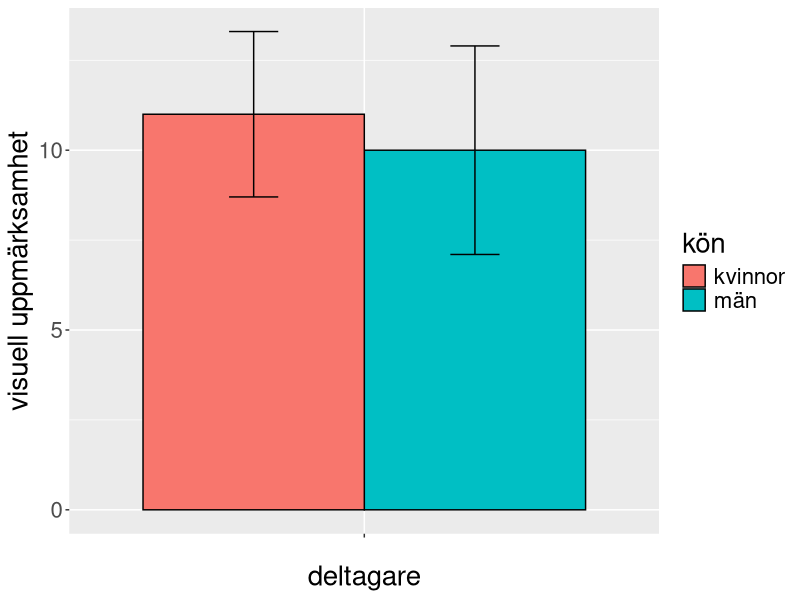
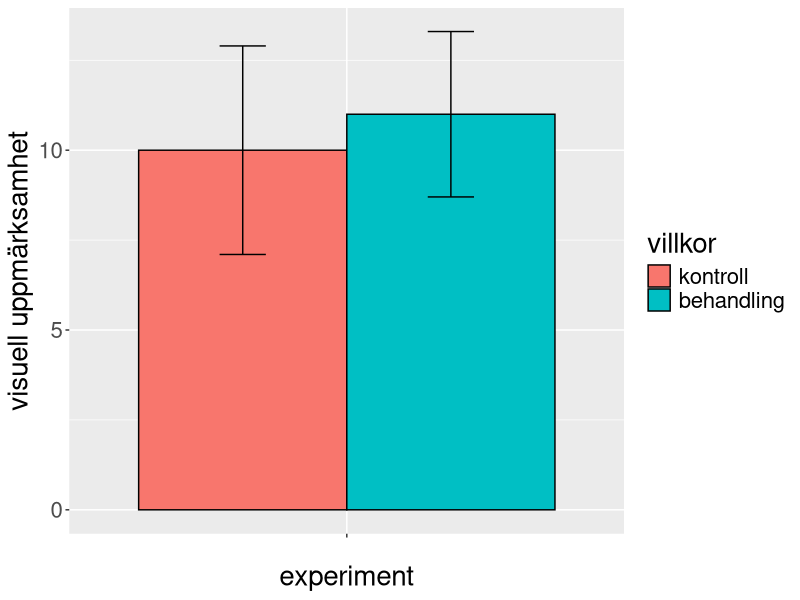

Reproduce these figures in R, in order.
## ---- chunk 1
knitr::kable(read.table("../csv/tab-02-08-1-1-01.csv", header=T, sep='\t', quot='"', stringsAsFactors=F, comment.char=""), format="pipe", digits=3, caption='Beskrivande resultat eller deskriptiv statistik.', booktabs=TRUE)
## ---- chunk 2
library(ggplot2)
bp2 = read.table("../csv/fig-02-08-1-1-01.csv", header=T, sep='\t', quot='"', stringsAsFactors=F, comment.char="")
gp <- ggplot(bp2, aes(x="deltagare", y=medelvärde, fill=kön)) + 
geom_bar(stat="identity", color="black", position=position_dodge()) +
geom_errorbar(aes(ymin=medelvärde-standardavvikelse, ymax=medelvärde+standardavvikelse), width=.2,
position=position_dodge(.9)) +
scale_y_continuous(name="visuell uppmärksamhet") +
scale_x_discrete(name="deltagare", labels="") +
theme(text = element_text(size=20))
#
print(gp)
## ---- chunk 3
library(ggplot2)
bp2 = read.table("../csv/fig-02-08-1-2-01.csv", header=T, sep='\t', quot='"', stringsAsFactors=F, comment.char="")
bp2$villkor = forcats::fct_rev(bp2$villkor)
#
gp <- ggplot(bp2, aes(x="experiment", y=medelvärde, fill=villkor)) + 
geom_bar(stat="identity", color="black", position=position_dodge()) +
geom_errorbar(aes(ymin=medelvärde-standardavvikelse, ymax=medelvärde+standardavvikelse), width=.2,
position=position_dodge(.9)) +
scale_y_continuous(name="visuell uppmärksamhet") +
scale_x_discrete(name="experiment", labels="") +
theme(text = element_text(size=20))
#
print(gp)
## ---- chunk 4
knitr::kable(read.table("../csv/tab-02-08-1-2-01.csv", header=T, sep='\t', quot='"', stringsAsFactors=F, comment.char=""), format="pipe", digits=3, caption='Inferentiella resultat.', booktabs=TRUE)
## ---- chunk 5
knitr::kable(read.table("../csv/tab-02-08-2-1-01.csv", header=T, sep='\t', quot='"', stringsAsFactors=F, comment.char=""), format="pipe", digits=3, caption='Typ I- och Typ II-fel.', booktabs=TRUE)
